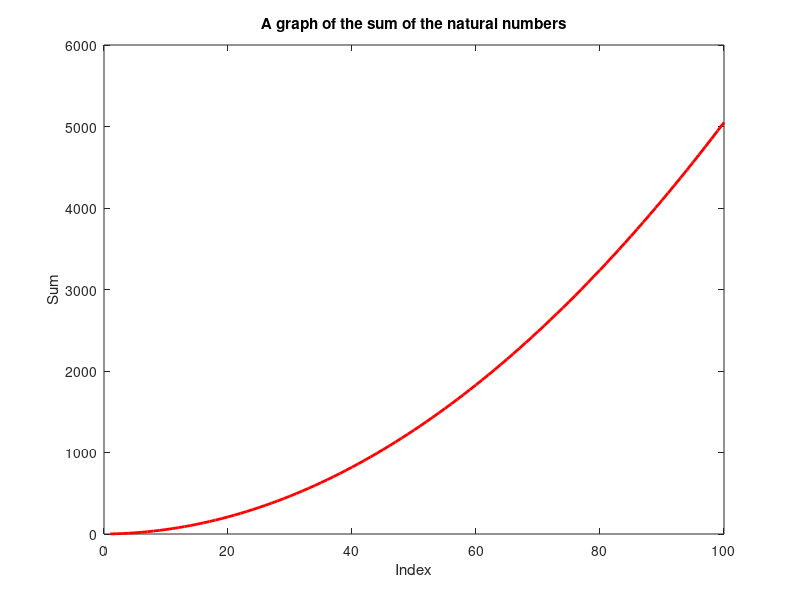

MATLAB code to generate this figure:
%Sat Apr 25 07:00:20 PM EDT 2026
s = zeros(1, 100);
s(1) = 1;
for i = 2 : 100
	s(i) = s(i-1) + i;
end

disp(['Sum of 1 + 2 + 3 + 4 + ...... + n = ', num2str(s(end))]);



% I am inserting a dummyline
% I am adding another line
plot(1:100, s, 'LineWidth', 2, 'Color', 'r');
xlabel('Index');
ylabel('Sum');
title('A graph of the sum of the natural numbers');

%Sat Apr 25 07:00:20 PM EDT 2026
